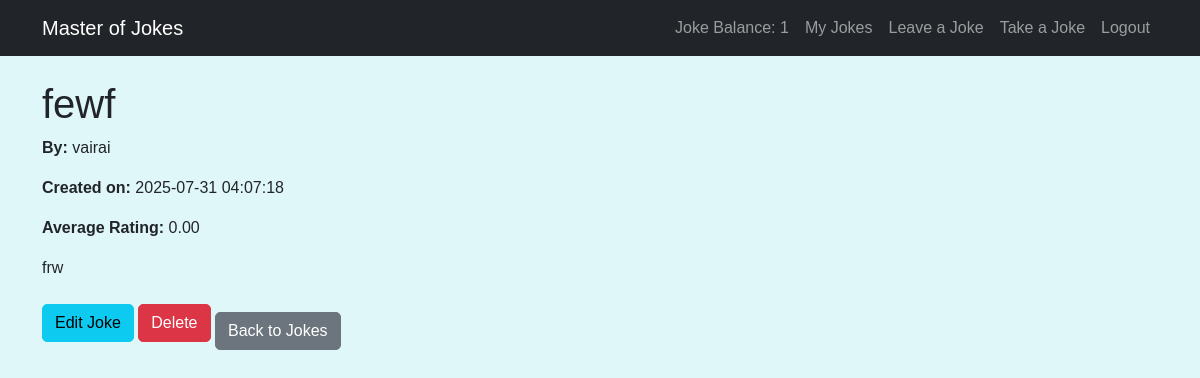
Page /view_joke/1 (signed in) on the committed database.
### app/models.py (models this page shows, shortened)
class User(UserMixin, db.Model):
    id = db.Column(db.Integer, primary_key=True)
    email = db.Column(db.String(120), unique=True, nullable=False)
    nickname = db.Column(db.String(64), unique=True, nullable=False)
    password_hash = db.Column(db.String(128))
    joke_balance = db.Column(db.Integer, default=0)
    jokes = db.relationship('Joke', backref='author', lazy='dynamic')
    role = db.Column(db.String(10), default='User')

class Joke(db.Model):
    id = db.Column(db.Integer, primary_key=True)
    title = db.Column(db.String(100), nullable=False)
    body = db.Column(db.Text, nullable=False)
    created_at = db.Column(db.DateTime, default=datetime.utcnow)  # Add created_at field
    user_id = db.Column(db.Integer, db.ForeignKey('user.id'), nullable=False)
    ratings = db.relationship('Rating', backref='joke', lazy=True)
    def average_rating(self):
        ratings = [rating.value for rating in self.ratings]
        return sum(ratings) / len(ratings) if ratings else 0

### app/routes.py (the view, shortened to what this page needs)
@bp.route('/view_joke/<int:joke_id>', methods=['GET', 'POST'])
@login_required
def view_joke(joke_id):
    try:
        joke = Joke.query.get_or_404(joke_id)
        existing_rating = Rating.query.filter_by(user_id=current_user.id, joke_id=joke.id).first()
        if existing_rating is None and current_user.joke_balance == 0:
            current_app.logger.warning("Authorization failure: Insufficient joke balance.")
            flash('You need to leave a joke first before you can view or rate others.')
            return redirect(url_for('main.my_jokes'))
        if existing_rating is None:
            current_user.joke_balance -= 1
            db.session.commit()
        form = RatingForm()
        return render_template(
            'view_joke.html',
            title='View Joke',
            joke=joke,
            form=form,
            can_edit=(current_user == joke.author),  # Allow editing only if current user is the author
            can_rate=(current_user != joke.author)   # Allow rating only if current user is not the author
        )
    except Exception as e:
        current_app.logger.error(f"Error while processing view_joke route: {e}", exc_info=True)
        abort(500)  # Trigger Flask's built-in error handler

### app/forms.py
class RatingForm(FlaskForm):
    rating = IntegerField('Rating (1-5)', validators=[DataRequired(), NumberRange(min=1, max=5)])
    submit = SubmitField('Submit Rating')

### app/templates/view_joke.html (shortened to what this page needs)
{% extends "base.html" %} {% block content %}
<h1>{{ joke.title }}</h1>
<p><strong>By:</strong> {{ joke.author.nickname }}</p>
<p><strong>Created on:</strong> {{ joke.created_at.strftime('%Y-%m-%d %H:%M:%S') }}</p>
<p><strong>Average Rating:</strong> {{ "%.2f"|format(joke.average_rating()) }}</p>
<p>{{ joke.body }}</p>
{% if can_edit %}
<a href="{{ url_for('main.edit_joke', joke_id=joke.id) }}" class="btn btn-info">Edit Joke</a>
<form action="{{ url_for('main.delete_joke', joke_id=joke.id) }}" method="POST" class="d-inline">
    <input type="submit" value="Delete" class="btn btn-danger" onclick="return confirm('Are you sure you want to delete this joke?');">
</form>
{% endif %}
<a href="{{ url_for('main.jokes') }}" class="btn btn-secondary mt-3">Back to Jokes</a> {% endblock %}

### app/templates/base.html (shortened to what this page needs)
<!DOCTYPE html>
<html lang="en">
<head>
    <link href="https://cdn.jsdelivr.net/npm/bootstrap@5.1.3/dist/css/bootstrap.min.css" rel="stylesheet">
    <link rel="stylesheet" href="{{ url_for('static', filename='css/style.css') }}">
</head>
<body>
    <nav class="navbar navbar-expand-md navbar-dark bg-dark fixed-top">
        <div class="container">
            <a class="navbar-brand" href="{{ url_for('main.index') }}">Master of Jokes</a>
            <div class="navbar-nav">
                {% if current_user.is_authenticated %}
                {% if current_user.role != 'Moderator' %}
                <span class="nav-item nav-link">Joke Balance: {{ current_user.joke_balance }}</span>
                <a class="nav-item nav-link" href="{{ url_for('main.my_jokes') }}">My Jokes</a>
                <a class="nav-item nav-link" href="{{ url_for('main.leave_joke') }}">Leave a Joke</a>
                <a class="nav-item nav-link {% if current_user.joke_balance == 0 %}disabled{% endif %}" href="{{ url_for('main.take_joke') }}">
                            Take a Joke
                        </a> {% endif %}
                <a class="nav-item nav-link" href="{{ url_for('main.logout') }}">Logout</a> {% else %}
                <a class="nav-item nav-link" href="{{ url_for('main.login') }}">Login</a> {% endif %}
            </div>
        </div>
    </nav>
    <main class="container">
         {% block content %}{% endblock %}
    </main>
</body>
</html>

### app/static/css/style.css (style rules this page uses)
body { font-family: 'Arial', sans-serif; background-color: #e0f7fa; margin: 0; padding-top: 70px; }
.navbar { margin-bottom: 20px; }
.btn { border-radius: 5px; }

### app/templates/base.html (style rules this page uses)
body { padding-top: 5rem; }

### rows in the picture
User: joke_balance "1", author.nickname "vairai"
Joke: title "fewf", created_at "2025-07-31 04:07:18", body "frw"

### other values in the picture
{{ "%.2f"|format(joke.average_rating()) }} "0.00"
